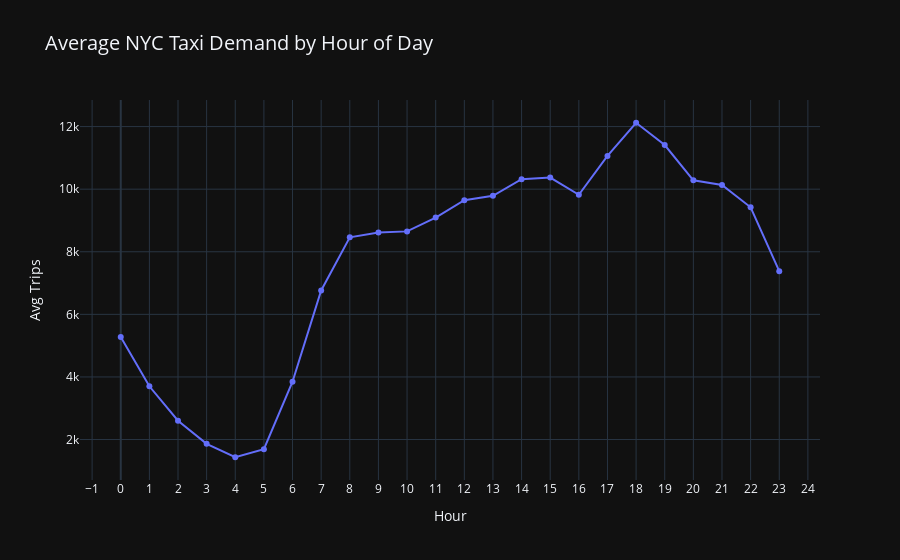

Source (notebook cell):
### Code cell
import plotly.express as px

# Convert to pandas (24 rows — safe)
df_hourly = demand_by_hour.toPandas()

fig = px.line(
    df_hourly,
    x="hour",
    y="avg_trips",
    title="Average NYC Taxi Demand by Hour of Day",
    markers=True,
    labels={"hour": "Hour of Day (0–23)", "avg_trips": "Avg Trips per Hour"},
    template="plotly_dark"
)

fig.update_layout(
    xaxis=dict(dtick=1),
    title_font_size=20,
    yaxis_title="Avg Trips",
    xaxis_title="Hour"
)

fig.show()

### Figure 1 — Plotly figure (JSON) as saved in the notebook; plotly's stock layout.template omitted (floating-point values rounded to 4 significant figures)
{"data": [{"hovertemplate": "Hour of Day (0–23)=%{x}<br>Avg Trips per Hour=%{y}<extra></extra>", "legendgroup": "", "line": {"color": "#636efa", "dash": "solid"}, "marker": {"symbol": "circle"}, "mode": "lines+markers", "name": "", "orientation": "v", "showlegend": false, "type": "scatter", "x": [0, 1, 2, 3, 4, 5, 6, 7, 8, 9, 10, 11, 12, 13, 14, 15, 16, 17, 18, 19, 20, 21, 22, 23], "xaxis": "x", "y": [5275.0, 3701.0, 2600.0, 1864.0, 1434.0, 1692.0, 3847.0, 6765.0, 8462.0, 8614.0, 8651.0, 9092.0, 9648.0, 9787.0, 10320.0, 10370.0, 9821.0, 11060.0, 12120.0, 11410.0, 10280.0, 10130.0, 9420.0, 7380.0], "yaxis": "y"}], "layout": {"legend": {"tracegroupgap": 0}, "title": {"font": {"size": 20}, "text": "Average NYC Taxi Demand by Hour of Day"}, "xaxis": {"anchor": "y", "domain": [0, 1], "dtick": 1, "title": {"text": "Hour"}}, "yaxis": {"anchor": "x", "domain": [0, 1], "title": {"text": "Avg Trips"}}}}
